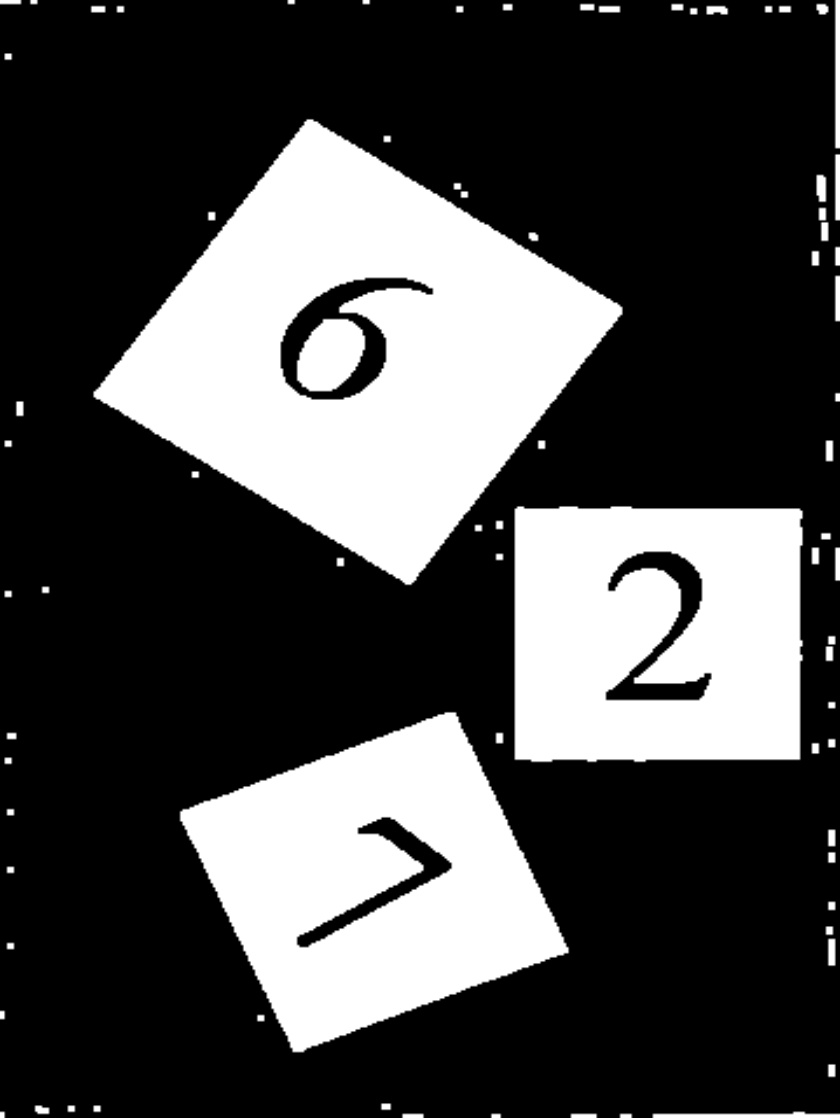
#> input picture yolo/input/test.jfif, 840 x 1118 px; its folder holds only this picture in this run
$ python -i 'deal jpg.py'   (imports and definitions only)
#> lines starting #> are read from the running program, lines starting #| are printed output that depends on the picture; after the words box and inside, x2 and y2 are one past the last pixel; in counts of white or black regions, pixels touching at a corner belong together
#> further down, picture is the input picture: shape (1118, 840, 3); min 0, max 255, mean 73.9
import cv2
import os
import glob
import json
import shutil
import numpy as np


# [51 lines left out: functions save_labelme_format, is_valid_contour, augment_image, not called in this run]


def find_black_numbers(image):
    # 转换为灰度图像并进行二值化
    gray = cv2.cvtColor(image, cv2.COLOR_BGR2GRAY)
    _, binary = cv2.threshold(gray, 127, 255, cv2.THRESH_BINARY_INV)
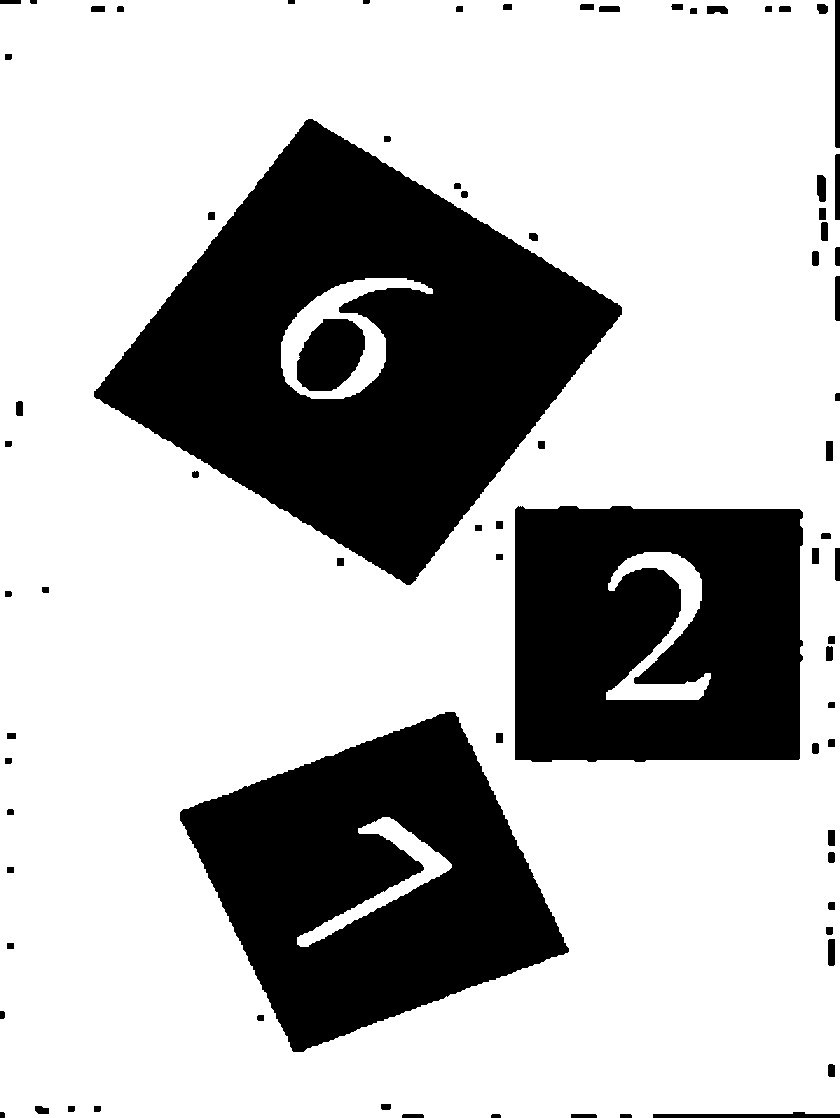
#> binary: shape (1118, 840); 71% white; 78 black regions

    # 寻找轮廓
    contours, _ = cv2.findContours(binary, cv2.RETR_EXTERNAL, cv2.CHAIN_APPROX_SIMPLE)
#> contours = 1 contour; box (x1, y1, x2, y2) and area: (0, 0, 840, 1118) 934262

    # 过滤面积小于最小面积的轮廓
    img_h, img_w = image.shape[:2]
#> img_h = 1118; img_w = 840
    min_area = img_h * img_w * 0.01
#> min_area = 9391.2
    valid_contours = [c for c in contours if cv2.contourArea(c) > min_area]
#> valid_contours has the same summary as contours

    # 进一步过滤，确保轮廓是黑色数字并被白色背景包围
    final_contours = []
    for contour in valid_contours:
        x, y, w, h = cv2.boundingRect(contour)
        if x > 0 and y > 0 and (x + w) < img_w and (y + h) < img_h:
            if np.all(image[y-1:y+h+1, x-1:x+w+1] == 255):
                final_contours.append(contour)
#> this loop made 1 pass
#> after the loop, final_contours = []

    return final_contours


# [34 lines left out: function process_images_and_merge, not called in this run]


# [15 lines not run here, left out]

>>> import cv2
>>> picture = cv2.imread('input/test.jfif')
>>> result = find_black_numbers(picture)
#> result = []
